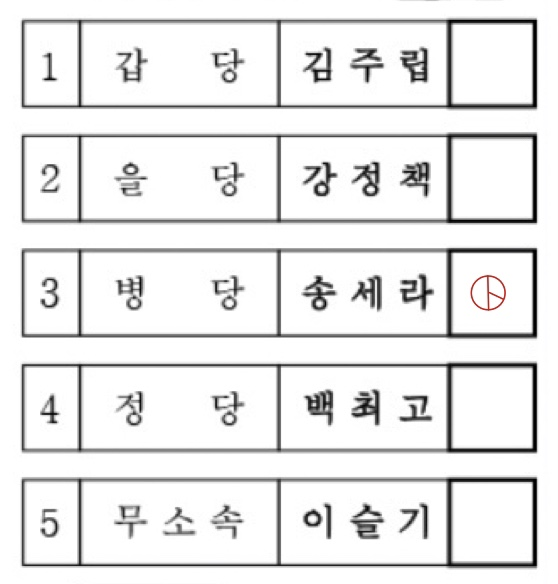
#> input picture test(3).jpg, 558 x 584 px
$ python -i module.py   (imports and definitions only)
#> lines starting #> are read from the running program, lines starting #| are printed output that depends on the picture; after the words box and inside, x2 and y2 are one past the last pixel; in counts of white or black regions, pixels touching at a corner belong together
import cv2
import numpy as np
import matplotlib.pyplot as plt
import pytesseract

#Read Input Image
def input_image(image_path):
#> called with image_path = 'test(3).jpg'
    img_ori = cv2.imread(image_path)
#> img_ori is the input picture: shape (584, 558, 3); mean B, G, R 232.6, 232.6, 232.7
    height, width, channel = img_ori.shape
#> height = 584; width = 558; channel = 3

    # Convert Image to Grayscale
    # hsv = cv2.cvtColor(img_ori, cv2.COLOR_BGR2HSV)
    # gray = hsv[:,:,2]
    gray = cv2.cvtColor(img_ori, cv2.COLOR_BGR2GRAY)

    # Maximize Contrast (Optional)
    structuringElement = cv2.getStructuringElement(cv2.MORPH_RECT, (3, 3))

    imgTopHat = cv2.morphologyEx(gray, cv2.MORPH_TOPHAT, structuringElement)
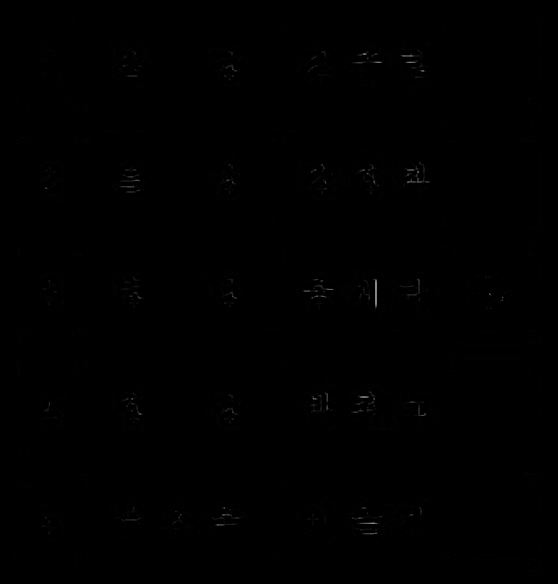
#> imgTopHat: shape (584, 558); min 0, max 141, mean 0.4
    imgBlackHat = cv2.morphologyEx(gray, cv2.MORPH_BLACKHAT, structuringElement)
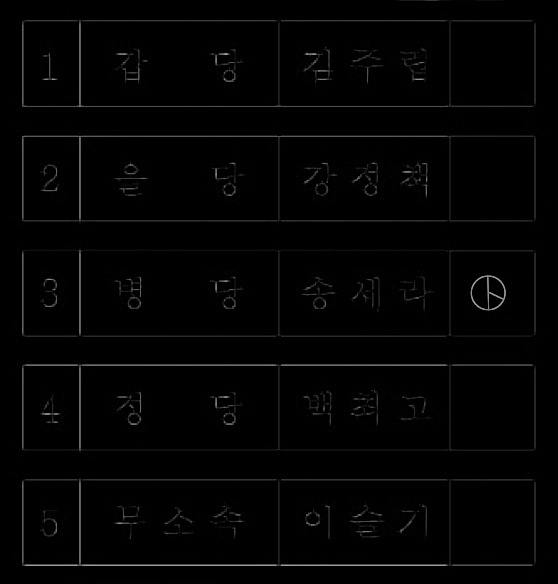
#> imgBlackHat: shape (584, 558); min 0, max 163, mean 3.2

    imgGrayscalePlusTopHat = cv2.add(gray, imgTopHat)
    gray = cv2.subtract(imgGrayscalePlusTopHat, imgBlackHat)
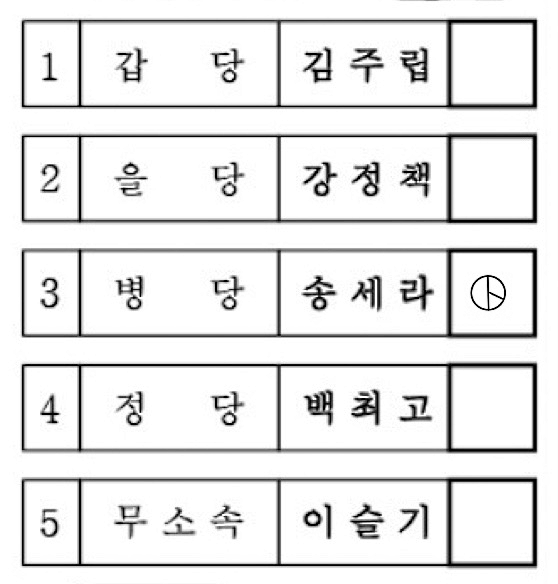
#> gray: shape (584, 558); min 0, max 255, mean 230.4


    # Adaptive Thresholding
    img_blurred = cv2.GaussianBlur(gray, ksize=(5, 5), sigmaX=0)

    img_thresh = cv2.adaptiveThreshold(
        img_blurred,
        maxValue=255.0,
        adaptiveMethod=cv2.ADAPTIVE_THRESH_GAUSSIAN_C,
        thresholdType=cv2.THRESH_BINARY_INV,
        blockSize=19,
        C=9
    )
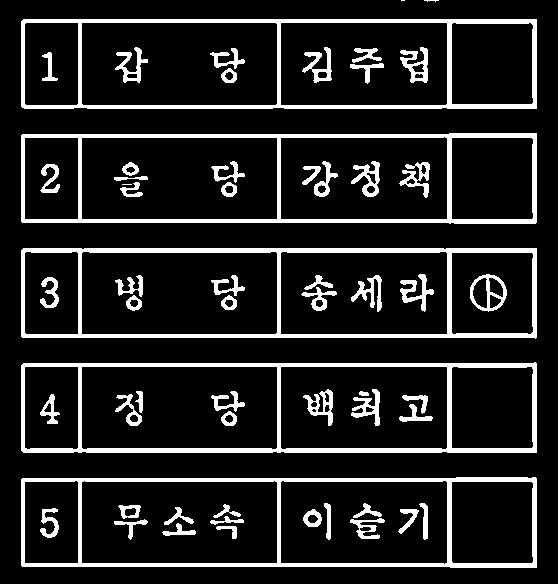
#> img_thresh: shape (584, 558); 13.4% white; 60 white regions (3 under 20 px)
    # Find Contours
    (contours, _ )= cv2.findContours(
        img_thresh,
        mode=cv2.RETR_LIST,
        method=cv2.CHAIN_APPROX_SIMPLE
    )
#> contours = 109 contours, 4 with area under 20; largest, box (x1, y1, x2, y2) and area: (21, 248, 537, 339) 45830, (21, 362, 537, 453) 45813, (21, 19, 537, 109) 45801, (21, 133, 537, 224) 45490, (21, 477, 537, 568) 45482

    temp_result = np.zeros((height, width, channel), dtype=np.uint8)

#> (the run stopped early here; a loop or call above may not have finished)
